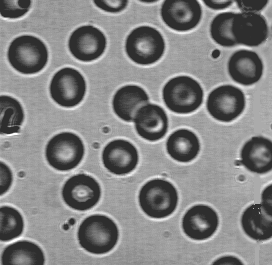
%> input picture Matlab/Matlab-for-Bio-Imaging/01-intro/Matlab-Demo/blood1.tif, 272 x 265 px
$ octave hist_3.m   (GNU Octave 9; MATLAB toolbox functions it lacks are replaced by stand-ins)
%> lines starting %> are read from the running program, lines starting %| are printed output that depends on the picture
clear all; close all;
[I1 map] = imread('blood1.tif');     % Input image
%> I1 is the input picture: size 265x272 uint8; min 46, max 255, mean 129.8
%> map = []
[m, n] = size(I1);
%> m = 265; n = 272

%Plot the images
figure(1);
imshow(I1);
title('Original','FontSize',12);
colorbar

I2=I1-min(min(I1));
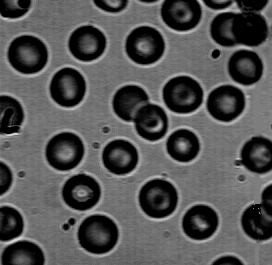
%> I2: size 265x272 uint8; min 0, max 209, mean 83.8
figure(2);
imshow(I2);
title('Background Substraction','FontSize',12);
colorbar

figure(3); imhist(I1,64);
title('Original Histogram')
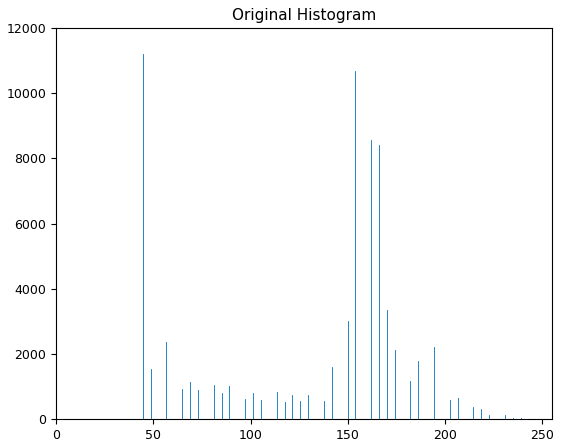
%> figure redrawn from the program's plot data; highest point at x = 44.52, y = 11198

figure(4); imhist(I2, 64);
title('Bk Substraction Histogram')
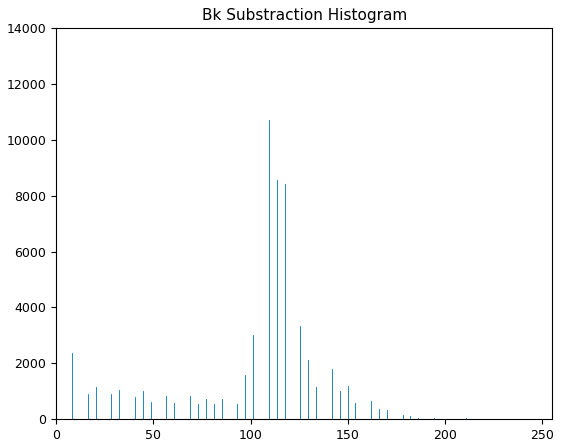
%> figure redrawn from the program's plot data; highest point at x = 0, y = 12751

I3=histeq(I1);
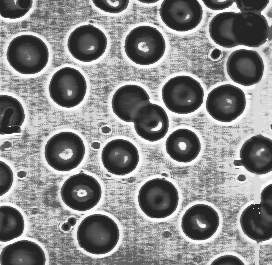
%> I3: size 265x272 uint8; min 36, max 255, mean 136
figure(5);
imshow(I3);
title('Histogram Equalization','FontSize',12);
colorbar

figure(6); imhist(I3,64);
title('Histogram Equalization')
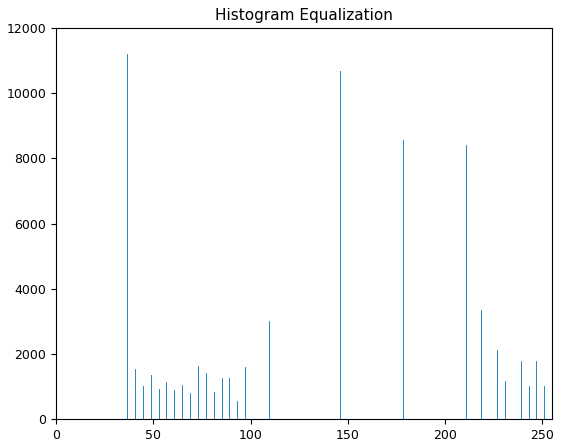
%> figure redrawn from the program's plot data; highest point at x = 36.43, y = 11198
